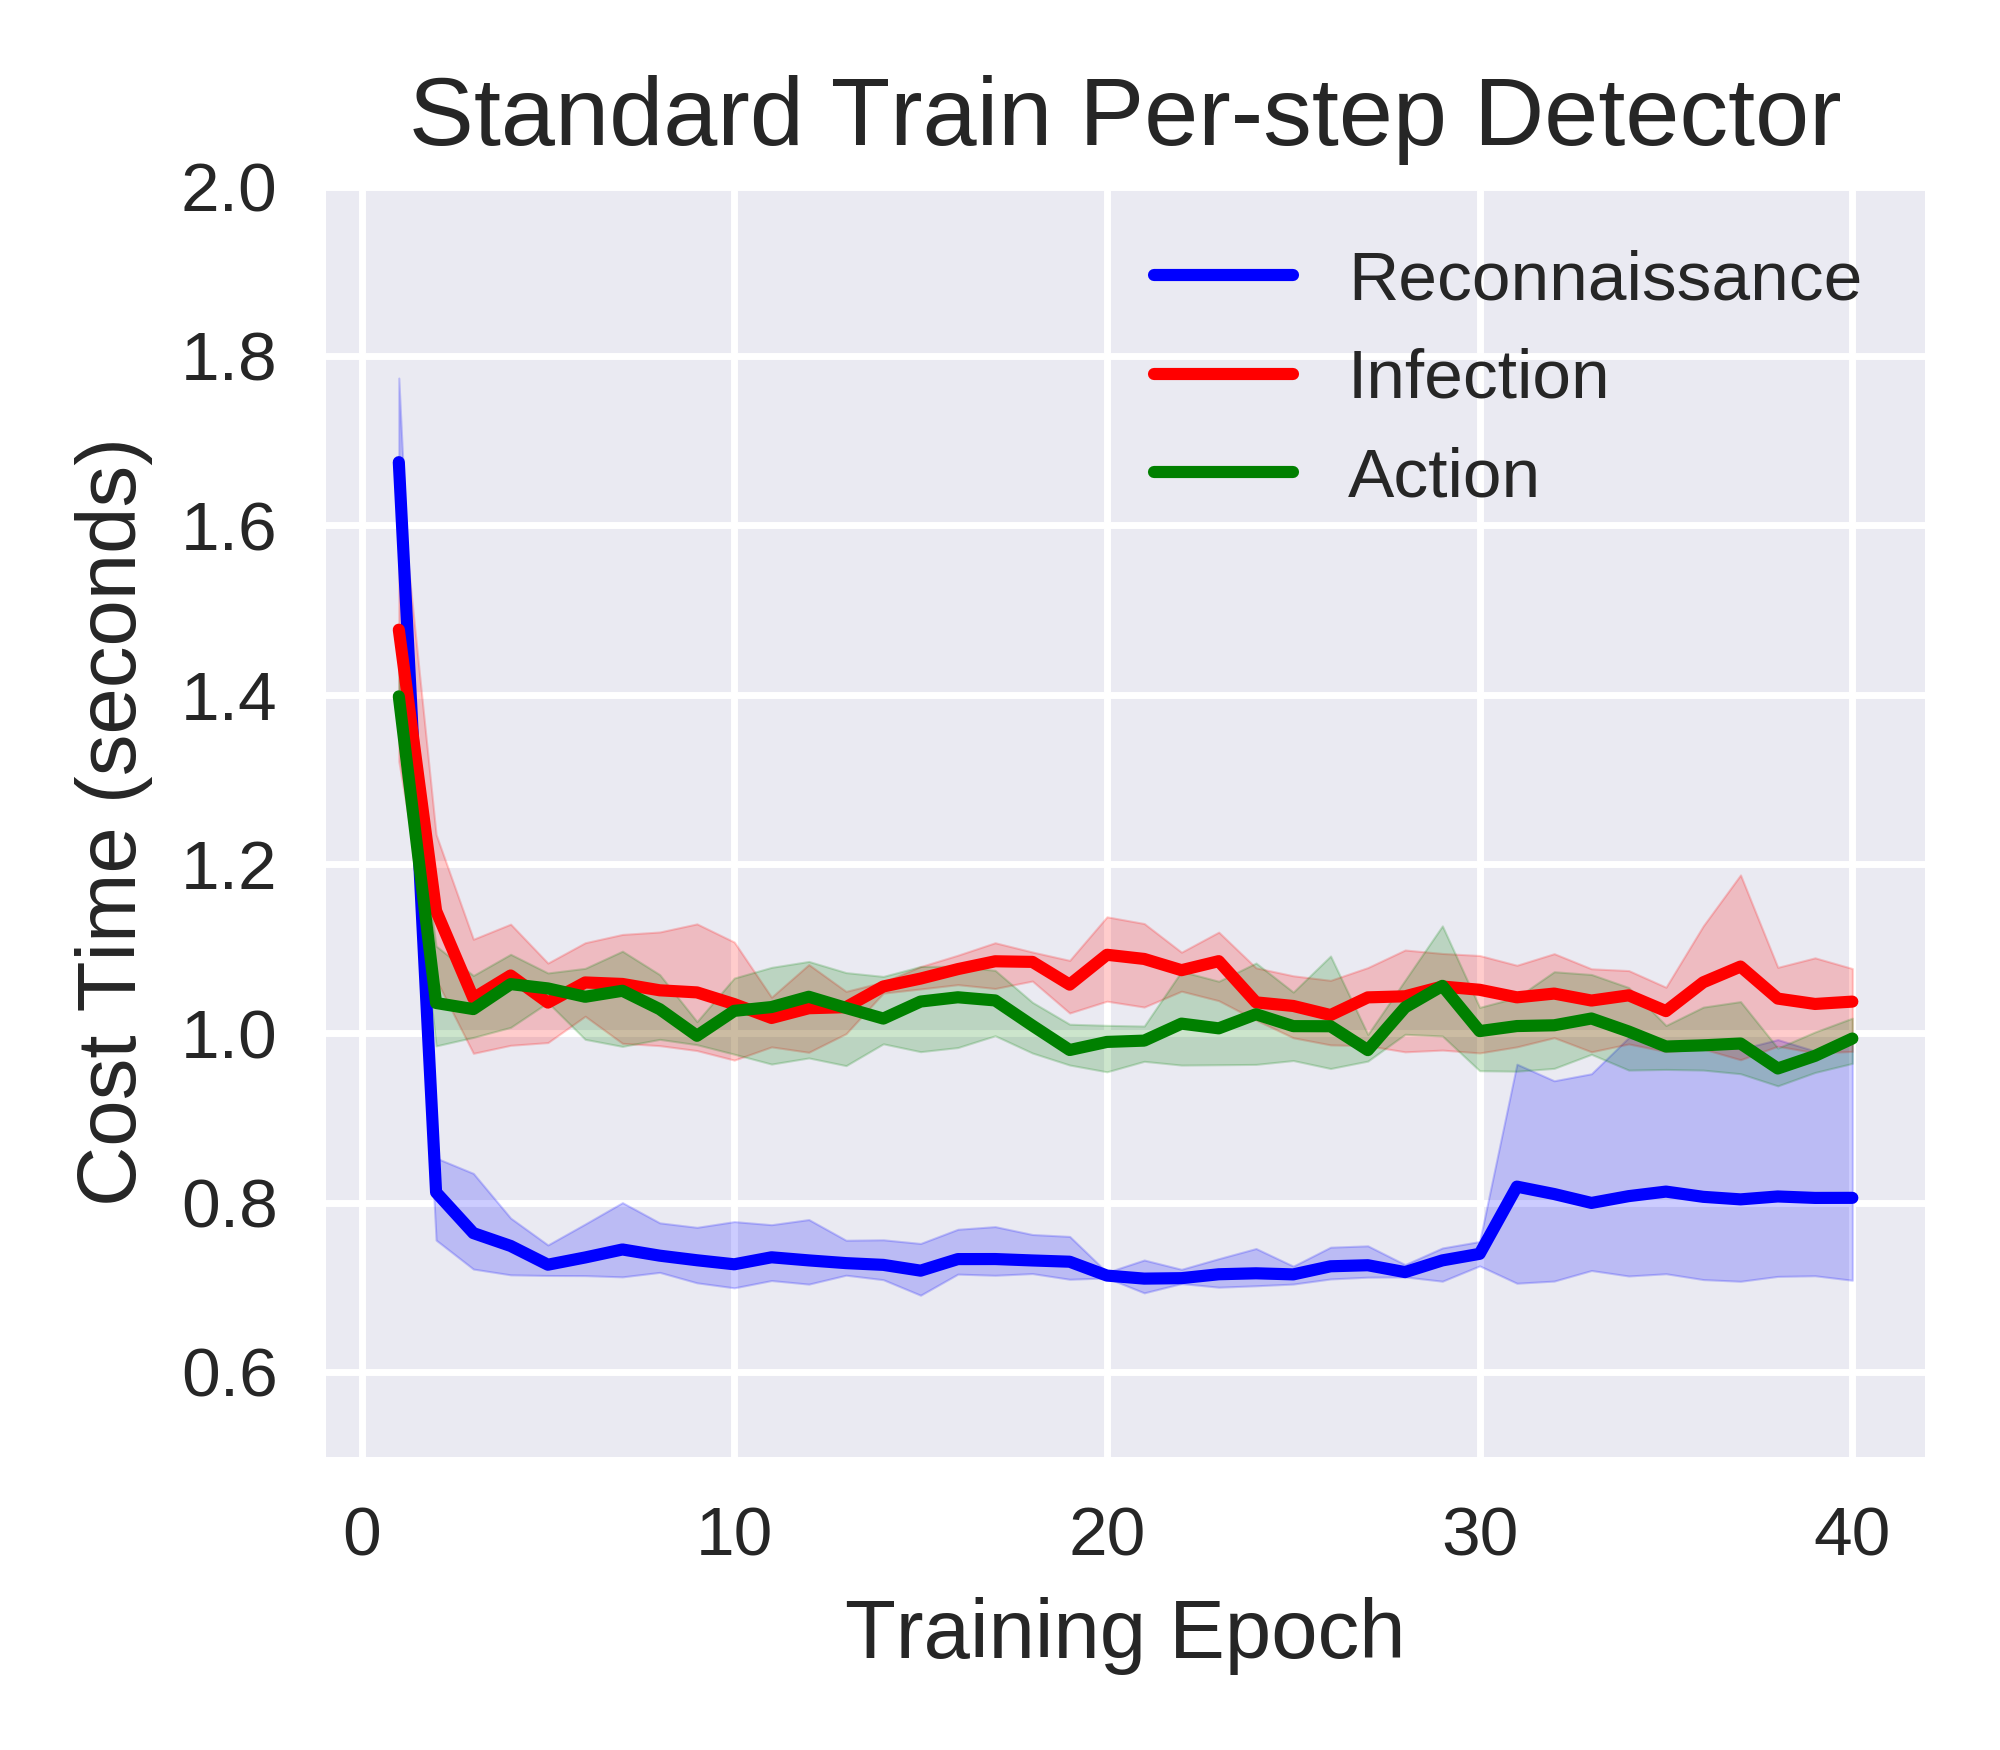

Here is the Python script that generated this plot:
import matplotlib.pyplot as plt
import pandas as pd
import seaborn as sns

stdtrain_reconnaissance_40epoch_costtime_file = pd.read_csv('stdtrain-reconnaissance-40epoch-costtime-seed012.csv')
stdtrain_reconnaissance_40epoch_costtime_df = pd.DataFrame(stdtrain_reconnaissance_40epoch_costtime_file)

stdtrain_reconnaissance_40epoch_costtime_seed_0_df = stdtrain_reconnaissance_40epoch_costtime_df.drop(columns=['seed1','seed2'])  
stdtrain_reconnaissance_40epoch_costtime_seed_0_df.rename(columns={'seed0': 'costtime'}, inplace=True)

stdtrain_reconnaissance_40epoch_costtime_seed_1_df = stdtrain_reconnaissance_40epoch_costtime_df.drop(columns=['seed0','seed2'])  
stdtrain_reconnaissance_40epoch_costtime_seed_1_df.rename(columns={'seed1': 'costtime'}, inplace=True)

stdtrain_reconnaissance_40epoch_costtime_seed_2_df = stdtrain_reconnaissance_40epoch_costtime_df.drop(columns=['seed0','seed1'])  
stdtrain_reconnaissance_40epoch_costtime_seed_2_df.rename(columns={'seed2': 'costtime'}, inplace=True)

print("stdtrain_reconnaissance_40epoch_costtime_df:\n",stdtrain_reconnaissance_40epoch_costtime_df)  
print("stdtrain_reconnaissance_40epoch_costtime_seed_0_df:\n",stdtrain_reconnaissance_40epoch_costtime_seed_0_df)  
print("stdtrain_reconnaissance_40epoch_costtime_seed_1_df:\n",stdtrain_reconnaissance_40epoch_costtime_seed_1_df)  
print("stdtrain_reconnaissance_40epoch_costtime_seed_2_df:\n",stdtrain_reconnaissance_40epoch_costtime_seed_2_df)  



stdtrain_reconnaissance_40epoch_costtime_merge_df = pd.concat([stdtrain_reconnaissance_40epoch_costtime_seed_0_df, stdtrain_reconnaissance_40epoch_costtime_seed_1_df, stdtrain_reconnaissance_40epoch_costtime_seed_2_df])
# stdtrain_reconnaissance_40epoch_costtime_merge_df = pd.concat([stdtrain_reconnaissance_40epoch_costtime_df, stdtrain_reconnaissance_40epoch_costtime_df, stdtrain_reconnaissance_40epoch_costtime_df])

print("stdtrain_reconnaissance_40epoch_costtime_merge_df:\n",stdtrain_reconnaissance_40epoch_costtime_merge_df)  

stdtrain_reconnaissance_40epoch_costtime_merge_df = stdtrain_reconnaissance_40epoch_costtime_merge_df.reset_index(drop=True)

print("stdtrain_reconnaissance_40epoch_costtime_merge_df:\n",stdtrain_reconnaissance_40epoch_costtime_merge_df)  

#=======================================================

stdtrain_infection_40epoch_costtime_file = pd.read_csv('stdtrain-infection-40epoch-costtime-seed012.csv')
stdtrain_infection_40epoch_costtime_df = pd.DataFrame(stdtrain_infection_40epoch_costtime_file)

stdtrain_infection_40epoch_costtime_seed_0_df = stdtrain_infection_40epoch_costtime_df.drop(columns=['seed1','seed2'])  
stdtrain_infection_40epoch_costtime_seed_0_df.rename(columns={'seed0': 'costtime'}, inplace=True)

stdtrain_infection_40epoch_costtime_seed_1_df = stdtrain_infection_40epoch_costtime_df.drop(columns=['seed0','seed2'])  
stdtrain_infection_40epoch_costtime_seed_1_df.rename(columns={'seed1': 'costtime'}, inplace=True)

stdtrain_infection_40epoch_costtime_seed_2_df = stdtrain_infection_40epoch_costtime_df.drop(columns=['seed0','seed1'])  
stdtrain_infection_40epoch_costtime_seed_2_df.rename(columns={'seed2': 'costtime'}, inplace=True)

print("stdtrain_infection_40epoch_costtime_df:\n",stdtrain_infection_40epoch_costtime_df)  
print("stdtrain_infection_40epoch_costtime_seed_0_df:\n",stdtrain_infection_40epoch_costtime_seed_0_df)  
print("stdtrain_infection_40epoch_costtime_seed_1_df:\n",stdtrain_infection_40epoch_costtime_seed_1_df)  
print("stdtrain_infection_40epoch_costtime_seed_2_df:\n",stdtrain_infection_40epoch_costtime_seed_2_df)  



stdtrain_infection_40epoch_costtime_merge_df = pd.concat([stdtrain_infection_40epoch_costtime_seed_0_df, stdtrain_infection_40epoch_costtime_seed_1_df, stdtrain_infection_40epoch_costtime_seed_2_df])
# stdtrain_infection_40epoch_costtime_merge_df = pd.concat([stdtrain_infection_40epoch_costtime_df, stdtrain_infection_40epoch_costtime_df, stdtrain_infection_40epoch_costtime_df])

print("stdtrain_infection_40epoch_costtime_merge_df:\n",stdtrain_infection_40epoch_costtime_merge_df)  

stdtrain_infection_40epoch_costtime_merge_df = stdtrain_infection_40epoch_costtime_merge_df.reset_index(drop=True)

print("stdtrain_infection_40epoch_costtime_merge_df:\n",stdtrain_infection_40epoch_costtime_merge_df)  

#=======================================================


stdtrain_action_40epoch_costtime_file = pd.read_csv('stdtrain-action-40epoch-costtime-seed012.csv')
stdtrain_action_40epoch_costtime_df = pd.DataFrame(stdtrain_action_40epoch_costtime_file)

stdtrain_action_40epoch_costtime_seed_0_df = stdtrain_action_40epoch_costtime_df.drop(columns=['seed1','seed2'])  
stdtrain_action_40epoch_costtime_seed_0_df.rename(columns={'seed0': 'costtime'}, inplace=True)

stdtrain_action_40epoch_costtime_seed_1_df = stdtrain_action_40epoch_costtime_df.drop(columns=['seed0','seed2'])  
stdtrain_action_40epoch_costtime_seed_1_df.rename(columns={'seed1': 'costtime'}, inplace=True)

stdtrain_action_40epoch_costtime_seed_2_df = stdtrain_action_40epoch_costtime_df.drop(columns=['seed0','seed1'])  
stdtrain_action_40epoch_costtime_seed_2_df.rename(columns={'seed2': 'costtime'}, inplace=True)

print("stdtrain_action_40epoch_costtime_df:\n",stdtrain_action_40epoch_costtime_df)  
print("stdtrain_action_40epoch_costtime_seed_0_df:\n",stdtrain_action_40epoch_costtime_seed_0_df)  
print("stdtrain_action_40epoch_costtime_seed_1_df:\n",stdtrain_action_40epoch_costtime_seed_1_df)  
print("stdtrain_action_40epoch_costtime_seed_2_df:\n",stdtrain_action_40epoch_costtime_seed_2_df)  



stdtrain_action_40epoch_costtime_merge_df = pd.concat([stdtrain_action_40epoch_costtime_seed_0_df, stdtrain_action_40epoch_costtime_seed_1_df, stdtrain_action_40epoch_costtime_seed_2_df])
# stdtrain_action_40epoch_costtime_merge_df = pd.concat([stdtrain_action_40epoch_costtime_df, stdtrain_action_40epoch_costtime_df, stdtrain_action_40epoch_costtime_df])

print("stdtrain_action_40epoch_costtime_merge_df:\n",stdtrain_action_40epoch_costtime_merge_df)  

stdtrain_action_40epoch_costtime_merge_df = stdtrain_action_40epoch_costtime_merge_df.reset_index(drop=True)

print("stdtrain_action_40epoch_costtime_merge_df:\n",stdtrain_action_40epoch_costtime_merge_df)  


#=======================================================


# sns.set_theme(style="darkgrid")
plt.style.use('seaborn') 
# plt.style.use('default') 
# plt.style.use('seaborn-deep') 

# plt.figure(figsize=(4, 3.5), dpi=500)
_, ax = plt.subplots(nrows=1, ncols=1, figsize=(4, 3.5), tight_layout=True, dpi=500) #dpi=100 分辨率


sns_plot=sns.lineplot(data=stdtrain_reconnaissance_40epoch_costtime_merge_df, x='epoch', y='costtime', color='b',label='Reconnaissance')

sns_plot=sns.lineplot(data=stdtrain_infection_40epoch_costtime_merge_df, x='epoch', y='costtime', color='r', label='Infection')

sns_plot=sns.lineplot(data=stdtrain_action_40epoch_costtime_merge_df, x='epoch', y='costtime', color='g', label='Action')

# sns_plot=sns.lineplot(data=infection_retrain_epo20_costtime_merge_df, x='round', y='costtime', color='g', label='20 epochs per round')






ax.set_xlabel('Training Epoch', fontsize=12)
ax.set_ylabel('Cost Time (seconds)', fontsize=12)
# ax.set_title('Standard Train Reconnaissance Detector', fontsize=14); 
ax.set_title('Standard Train Per-step Detector', fontsize=14); 

plt.ylim(0.5, 2)
# plt.ylim(-5, 105)
# 调整横坐标显示范围
# plt.xlim(0, 40)
# 调整横坐标显示范围
# plt.xlim(1, 40)

savepath = f'/home/huan1932/ARIoTEDef-Actual/drawfigure/Section8.6/training-time/merge3Dec'
savename = f'line-shadow-figure-stdtrain-3dec-40epoch-costtime-seed012'
plt.savefig(fname=f'{savepath}/{savename}.png',dpi=500)
plt.close   
